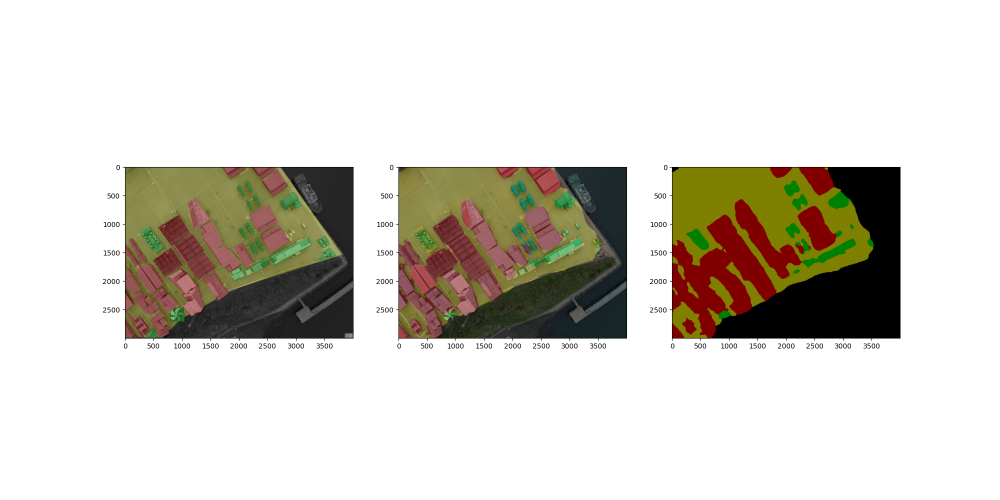
#> input picture labelme_format/SegFormer_result/b1_epoch_20/DJI_20230503105140_0127_W.png, 2000 x 1000 px, given in place of DJI_20230503105140_0127_W.JPG, which was not available (shown at 1/2 size)
$ jupyter execute --allow-errors mmseg.ipynb   (shell and % lines are left out)
#> lines starting #> are read from the running program, lines starting #| are printed output that depends on the picture
[cell 1]
!cd mmsegmentation-main

[cell 2]
ROOT = 'mmsegmentation-main/'

[cell 3]
from mmseg.apis import init_model, inference_model, show_result_pyplot

config_path = ROOT+ 'configs/pspnet/pspnet_r50-d8_4xb2-40k_cityscapes-512x1024.py'
checkpoint_path = ROOT + 'checkpoints/pspnet_r50-d8_512x1024_40k_cityscapes_20200605_003338-2966598c.pth'
img_path = ROOT + 'demo/DJI_20230503105140_0127_W.JPG'


# build the model from a config file and a checkpoint file
#> (the rest of this cell did not finish here and is left out)

#> (a cell that did not finish here is left out)

[cell 5]
import matplotlib.pyplot as plt
import numpy as np
from PIL import Image

#> (a cell that did not finish here is left out)

[cell 7]
from mmseg.apis import init_model, inference_model, show_result_pyplot

config_path = ROOT+ 'configs/hrnet/fcn_hr18_4xb4-80k_isaid-896x896.py'
checkpoint_path = ROOT + 'checkpoints/fcn_hr18_4x4_896x896_80k_isaid_20220110_182230-49bf752e.pth'
img_path = ROOT + 'demo/DJI_20230503105140_0127_W.JPG'


# build the model from a config file and a checkpoint file
#> (the rest of this cell did not finish here and is left out)

[cell 8]
from mmseg.apis import init_model, inference_model, show_result_pyplot
ROOT = 'mmsegmentation-main/'

config_path = ROOT+ 'configs/segmenter/segmenter_vit-b_mask_8xb1-160k_ade20k-512x512.py'
checkpoint_path = ROOT + 'checkpoints/segmenter_vit-b_mask_8x1_512x512_160k_ade20k_20220105_151706-bc533b08.pth'
img_path = ROOT + 'demo/DJI_20230503105140_0127_W.JPG'
# img_path = ROOT + 'demo/demo.png'

# build the model from a config file and a checkpoint file
#> (the rest of this cell did not finish here and is left out)

#> (a cell that did not finish here is left out)

[cell 10]
from PIL import Image
ROOT = 'mmsegmentation-main/'

image = Image.open(ROOT+'demo/DJI_20230503105140_0127_W.JPG')
#> image is the input picture: PIL image 2000x1000 RGBA; mean R, G, B, A 215.6, 211.9, 203.9, 255

croped = image.crop((0,0,1500,2000))
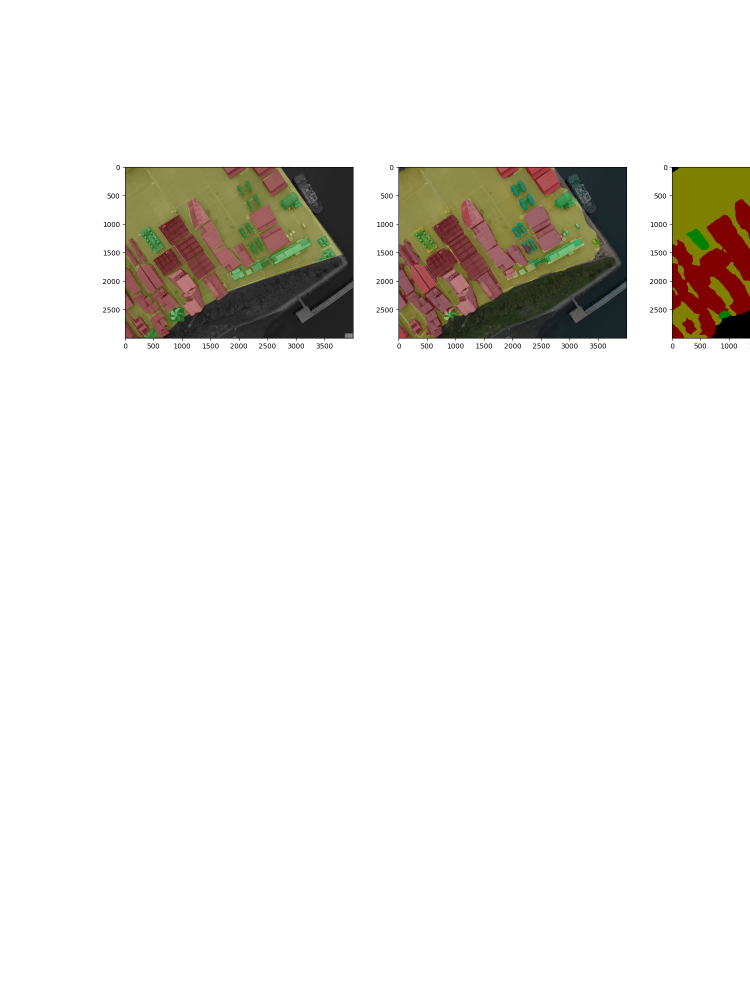
#> croped: PIL image 1500x2000 RGBA (shown at 1/2 size); mean R, G, B, A 108.2, 106.2, 102.2, 127.5; transparent parts drawn white

croped.save(ROOT+'demo/croped.JPG')


$ run again, with labelme_format/SegFormer_result/b1_epoch_20/DJI_20230503104717_0024_W.png copied over labelme_format/SegFormer_result/b1_epoch_20/DJI_20230503105140_0127_W.png
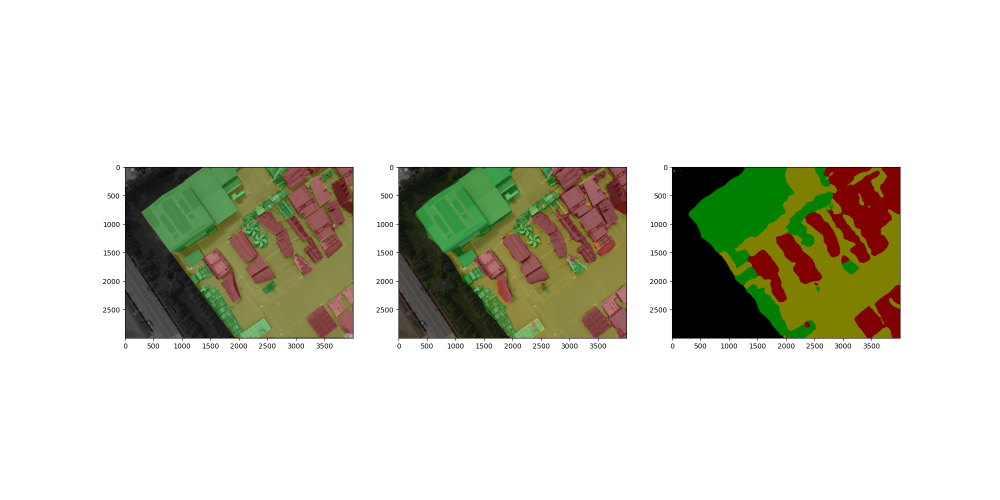
#> input picture labelme_format/SegFormer_result/b1_epoch_20/DJI_20230503104717_0024_W.png, 2000 x 1000 px, given in place of DJI_20230503105140_0127_W.JPG, which was not available (shown at 1/2 size)
#> image is the input picture: PIL image 2000x1000 RGBA; mean R, G, B, A 214.8, 214.9, 203.8, 255
#> `croped = image.crop((0,0,1500,2000))`:
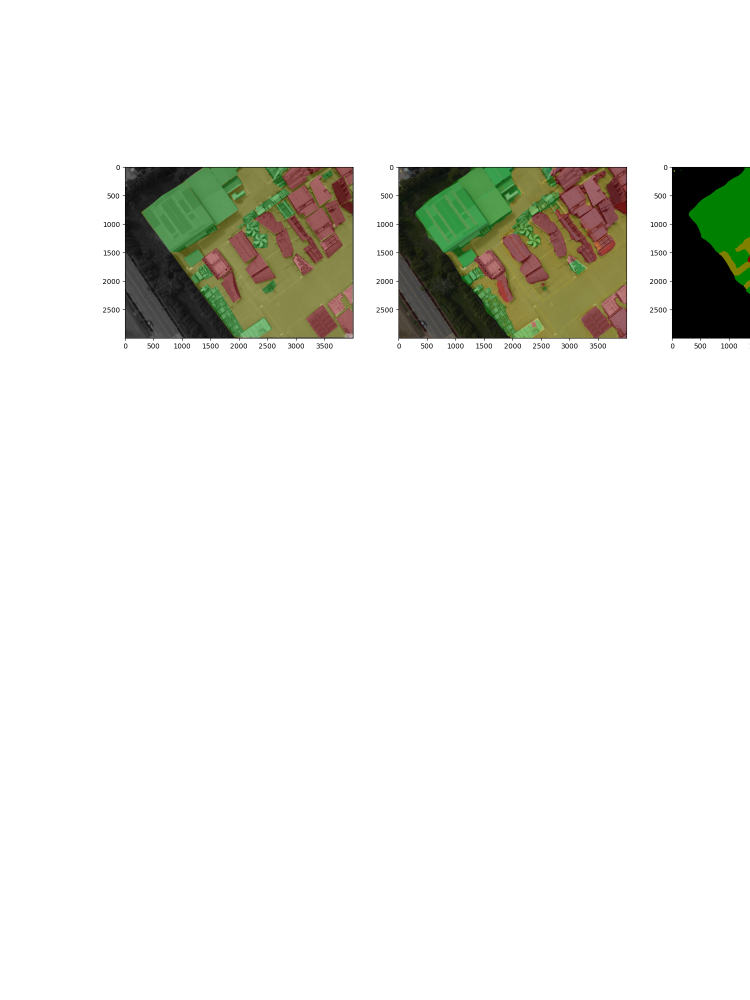
#> croped: PIL image 1500x2000 RGBA (shown at 1/2 size); mean R, G, B, A 106, 106.8, 102.2, 127.5; transparent parts drawn white
